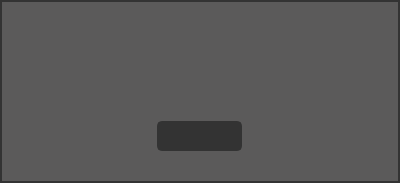
<?xml version="1.0" encoding="UTF-8"?>
<ui version="4.0">
 <class>Error</class>
 <widget class="QDialog" name="Error">
  <property name="geometry">
   <rect>
    <x>0</x>
    <y>0</y>
    <width>400</width>
    <height>183</height>
   </rect>
  </property>
  <property name="minimumSize">
   <size>
    <width>400</width>
    <height>150</height>
   </size>
  </property>
  <property name="maximumSize">
   <size>
    <width>400</width>
    <height>250</height>
   </size>
  </property>
  <property name="windowTitle">
   <string>Dialog</string>
  </property>
  <layout class="QHBoxLayout" name="horizontalLayout">
   <property name="spacing">
    <number>0</number>
   </property>
   <property name="leftMargin">
    <number>0</number>
   </property>
   <property name="topMargin">
    <number>0</number>
   </property>
   <property name="rightMargin">
    <number>0</number>
   </property>
   <property name="bottomMargin">
    <number>0</number>
   </property>
   <item>
    <widget class="QFrame" name="frame">
     <property name="sizePolicy">
      <sizepolicy hsizetype="Expanding" vsizetype="Expanding">
       <horstretch>0</horstretch>
       <verstretch>0</verstretch>
      </sizepolicy>
     </property>
     <property name="styleSheet">
      <string notr="true">background:rgb(51,51,51);</string>
     </property>
     <property name="frameShape">
      <enum>QFrame::NoFrame</enum>
     </property>
     <property name="frameShadow">
      <enum>QFrame::Plain</enum>
     </property>
     <layout class="QVBoxLayout" name="verticalLayout">
      <property name="spacing">
       <number>0</number>
      </property>
      <property name="leftMargin">
       <number>2</number>
      </property>
      <property name="topMargin">
       <number>2</number>
      </property>
      <property name="rightMargin">
       <number>2</number>
      </property>
      <property name="bottomMargin">
       <number>2</number>
      </property>
      <item>
       <widget class="QFrame" name="frame_top">
        <property name="minimumSize">
         <size>
          <width>0</width>
          <height>0</height>
         </size>
        </property>
        <property name="maximumSize">
         <size>
          <width>16777215</width>
          <height>80</height>
         </size>
        </property>
        <property name="styleSheet">
         <string notr="true">background:rgb(91,90,90);</string>
        </property>
        <property name="frameShape">
         <enum>QFrame::NoFrame</enum>
        </property>
        <property name="frameShadow">
         <enum>QFrame::Plain</enum>
        </property>
        <layout class="QHBoxLayout" name="horizontalLayout_2">
         <property name="spacing">
          <number>5</number>
         </property>
         <property name="leftMargin">
          <number>15</number>
         </property>
         <property name="topMargin">
          <number>5</number>
         </property>
         <property name="rightMargin">
          <number>0</number>
         </property>
         <property name="bottomMargin">
          <number>0</number>
         </property>
         <item>
          <widget class="QLabel" name="lab_icon">
           <property name="minimumSize">
            <size>
             <width>35</width>
             <height>35</height>
            </size>
           </property>
           <property name="maximumSize">
            <size>
             <width>35</width>
             <height>35</height>
            </size>
           </property>
           <property name="text">
            <string/>
           </property>
          </widget>
         </item>
         <item>
          <widget class="QLabel" name="lab_heading">
           <property name="sizePolicy">
            <sizepolicy hsizetype="Expanding" vsizetype="Expanding">
             <horstretch>0</horstretch>
             <verstretch>0</verstretch>
            </sizepolicy>
           </property>
           <property name="minimumSize">
            <size>
             <width>0</width>
             <height>71</height>
            </size>
           </property>
           <property name="font">
            <font>
             <family>Segoe UI</family>
             <pointsize>12</pointsize>
            </font>
           </property>
           <property name="styleSheet">
            <string notr="true">color:rgb(255,255,255);</string>
           </property>
           <property name="text">
            <string/>
           </property>
           <property name="wordWrap">
            <bool>true</bool>
           </property>
           <property name="margin">
            <number>1</number>
           </property>
          </widget>
         </item>
        </layout>
       </widget>
      </item>
      <item>
       <widget class="QFrame" name="frame_bottom">
        <property name="sizePolicy">
         <sizepolicy hsizetype="Expanding" vsizetype="Expanding">
          <horstretch>0</horstretch>
          <verstretch>0</verstretch>
         </sizepolicy>
        </property>
        <property name="styleSheet">
         <string notr="true">background:rgb(91,90,90);</string>
        </property>
        <property name="frameShape">
         <enum>QFrame::NoFrame</enum>
        </property>
        <property name="frameShadow">
         <enum>QFrame::Plain</enum>
        </property>
        <layout class="QGridLayout" name="gridLayout">
         <property name="bottomMargin">
          <number>0</number>
         </property>
         <item row="0" column="0">
          <widget class="QPushButton" name="bn_ok">
           <property name="minimumSize">
            <size>
             <width>85</width>
             <height>30</height>
            </size>
           </property>
           <property name="maximumSize">
            <size>
             <width>85</width>
             <height>30</height>
            </size>
           </property>
           <property name="font">
            <font>
             <family>Segoe UI</family>
             <pointsize>12</pointsize>
            </font>
           </property>
           <property name="styleSheet">
            <string notr="true">QPushButton {
	border: 2px solid rgb(51,51,51);
	border-radius: 5px;	
	color:rgb(255,255,255);
	background-color: rgb(51,51,51);
}
QPushButton:hover {
	border: 2px solid rgb(0,143,150);
	background-color: rgb(0,143,150);
}
QPushButton:pressed {	
	border: 2px solid rgb(0,143,150);
	background-color: rgb(51,51,51);
}
</string>
           </property>
           <property name="text">
            <string/>
           </property>
          </widget>
         </item>
        </layout>
       </widget>
      </item>
     </layout>
    </widget>
   </item>
  </layout>
 </widget>
 <resources/>
 <connections/>
</ui>
